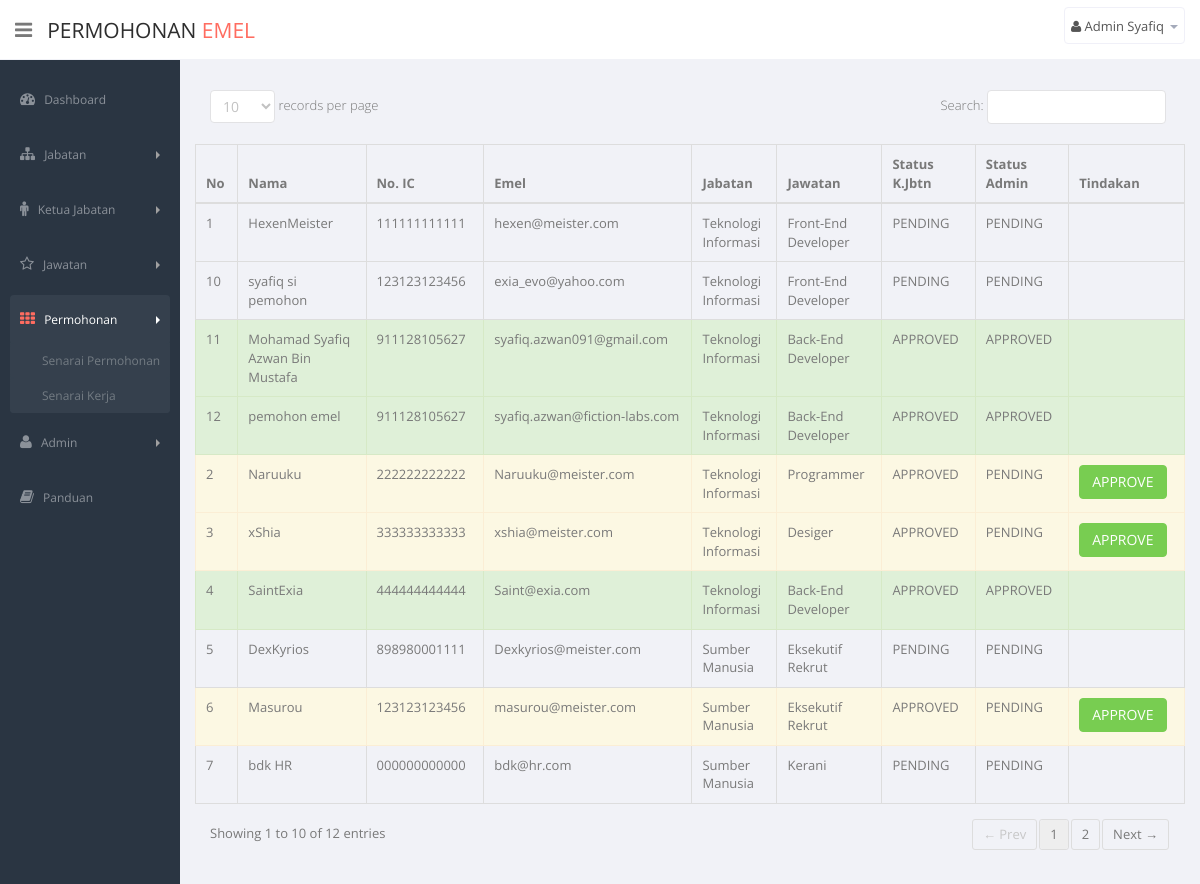
The app's page /admin_application.php (signed in) with its own data.
### tables this page shows
CREATE TABLE IF NOT EXISTS `application` (
  `APP_ID` int(11) NOT NULL AUTO_INCREMENT,
  `APP_POSID` int(11) NOT NULL,
  `APP_NAME` text,
  `APP_IC` varchar(12) DEFAULT NULL,
  `APP_EMAIL` varchar(45) DEFAULT NULL,
  `APP_STATLDR` varchar(45) DEFAULT NULL,
  `APP_STATAD` varchar(45) DEFAULT NULL,
  PRIMARY KEY (`APP_ID`),
  KEY `fk_APPLICATION_POSITION1_idx` (`APP_POSID`),
  CONSTRAINT `fk_APPLICATION_POSITION1` FOREIGN KEY (`APP_POSID`) REFERENCES `position` (`POS_ID`) ON DELETE NO ACTION ON UPDATE NO ACTION
);

CREATE TABLE IF NOT EXISTS `department` (
  `DEPT_ID` int(11) NOT NULL AUTO_INCREMENT,
  `DEPT_NAME` text,
  PRIMARY KEY (`DEPT_ID`)
);

CREATE TABLE IF NOT EXISTS `position` (
  `POS_ID` int(11) NOT NULL AUTO_INCREMENT,
  `POS_DEPTID` int(11) NOT NULL,
  `POS_NAME` text,
  PRIMARY KEY (`POS_ID`),
  KEY `fk_POSITION_DEPARTMENT_idx` (`POS_DEPTID`),
  CONSTRAINT `fk_POSITION_DEPARTMENT` FOREIGN KEY (`POS_DEPTID`) REFERENCES `department` (`DEPT_ID`) ON DELETE NO ACTION ON UPDATE NO ACTION
);

### session.php (called while the page is built, shortened)
<?php
	if(isset($_SESSION))
	{
		$global_userName = $_SESSION['userName'];
	}
	else
	{
		$global_userID = NULL;
		$global_userName = NULL;
		$global_userRole = NULL;
		header('Location: index.php');
	}
?>

### connection.php (called while the page is built, shortened)
<?php
	function getDeptNamebyPosID($posID)
	{
		$Query = "SELECT d.DEPT_NAME
					FROM department d, position p
					WHERE p.POS_DEPTID = d.DEPT_ID
					AND p.POS_ID = $posID";
		$Res = mysql_query($Query) or die(mysql_error());
		$NameRow = mysql_fetch_array($Res);
		return $NameRow['DEPT_NAME'];
	}
	function getPosName($posID)
	{
		$Query = "SELECT POS_NAME FROM position WHERE POS_ID = $posID";
		$Res = mysql_query($Query) or die(mysql_error());
		$NameRow = mysql_fetch_array($Res);
		return $NameRow['POS_NAME'];
	}
?>

### admin_application.php (the view, shortened to what this page needs)
<?php
  require_once('connection.php');
  require_once('session.php');
  $pageVar = "ad_app";
?>
<!DOCTYPE html>
<html lang="en">
  <head>
    <link href="FL_CSS/bootstrap.min.css" rel="stylesheet">
    <link href="FL_CSS/bootstrap-reset.css" rel="stylesheet">
    <link href="assets/font-awesome/css/font-awesome.css" rel="stylesheet" />
    <link href="assets/jquery-easy-pie-chart/jquery.easy-pie-chart.css" rel="stylesheet" type="text/css" media="screen"/>
    <link rel="stylesheet" href="css/owl.carousel.css" type="text/css">
    <link href="FL_CSS/style.css" rel="stylesheet">
    <link href="FL_CSS/style-responsive.css" rel="stylesheet" />
  </head>
  <body>
  <section id="container" class="">
        <?php include('admin_navbar.php'); ?>
        <?php include('admin_sidebar.php'); ?>
      <section id="main-content">
          <section class="wrapper">
          <?php
            $appTable = "<table id='sample_1' class='table table-bordered table-hover'>
                        <thead>
                        <tr>
                          <th>No</th>
                          <th>Nama</th>
                          <th>No. IC</th>
                          <th>Emel</th>
                          <th>Jabatan</th>
                          <th>Jawatan</th>
                          <th>Status K.Jbtn</th>
                          <th>Status Admin</th>
                          <th>Tindakan</th>
                        </tr>
                        </thead>";
            $appQuery = "SELECT APP_ID, APP_POSID, APP_NAME, APP_IC, APP_EMAIL, APP_STATLDR, APP_STATAD FROM application";
            $appRes = mysql_query($appQuery);
            if(mysql_num_rows($appRes) > 0)
            {
              $i = 1;
              while($appRow = mysql_fetch_array($appRes))
              {
                $appID = $appRow['APP_ID'];
                $appPosID = $appRow['APP_POSID'];
                $appPosName = getPosName($appPosID);
                $appDeptName = getDeptNamebyPosID($appPosID);
                $appName = $appRow['APP_NAME'];
                $appIC = $appRow['APP_IC'];
                $appEmail = $appRow['APP_EMAIL'];
                $appStatDL = $appRow['APP_STATLDR'];
                $appStatAD = $appRow['APP_STATAD'];
                $trClass = "";
                $btApprv = "";
                if($appStatDL == "PENDING" && $appStatAD == "PENDING")
                {
                  $trClass = "info";
                }
                else if($appStatDL == "APPROVED" && $appStatAD == "PENDING")
                {
                  $trClass = "warning";
                  $btApprv = "<a href='admin_view_app.php?appID=$appID' class='btn btn-mini btn-success'> APPROVE </a>";
                }
                else if($appStatDL == "APPROVED" && $appStatAD == "APPROVED")
                {
                  $trClass = "success";
                }
                $appTable .= "<tr class='$trClass'>
                                <td> $i </td>
                                <td> $appName </td>
                                <td> $appIC </td>
                                <td> $appEmail </td>
                                <td> $appDeptName </td>
                                <td> $appPosName </td>
                                <td> $appStatDL</td>
                                <td> $appStatAD </td>
                                <td> $btApprv </td>
                              </tr>";
                $i++;
              }
            }
            else
            {
              $appTable .= "<tr class='error'><td colspan='9'> Tiada Permohonan Ditemui </td></tr>";
            }
            $appTable .= "</table>";
            echo $appTable;
          ?>
          </section>
      </section>
  </section>
  </body>
</html>

### admin_navbar.php (shortened to what this page needs)
<header class="header white-bg">
    <div class="sidebar-toggle-box">
        <div data-original-title="Toggle Navigation" data-placement="right" class="icon-reorder tooltips"></div>
    </div>
    <a href="admin_index.php" class="logo">Permohonan<span> Emel</span></a>
    <div class="top-nav ">
        <ul class="nav pull-right top-menu">
            <li class="dropdown">
                <a data-toggle="dropdown" class="dropdown-toggle" href="#">
                    <span class="username"><i class="icon-user"> </i><?php echo $global_userName; ?></span>
                    <b class="caret"></b>
                </a>
            </li>
        </ul>
    </div>
</header>

### admin_sidebar.php (shortened to what this page needs)
<aside>
    <div id="sidebar"  class="nav-collapse ">
        <ul class="sidebar-menu">
            <li <?php if($pageVar == "ad_in"){echo "class='active'";} ?> >
                <a href="admin_index.php">
                    <i class="icon-dashboard"></i>
                    <span>Dashboard</span>
                </a>
            </li>
            <li class="sub-menu <?php if($pageVar == "ad_dept"){echo "active";} ?>">
                <a href="javascript:;" class="">
                    <i class="icon-sitemap"></i>
                    <span>Jabatan</span>
                    <span class="arrow"></span>
                </a>
            </li>
            <li class="sub-menu <?php if($pageVar == "ad_deptLdr"){echo "active";} ?>">
                <a href="javascript:;" class="">
                    <i class="icon-male"></i>
                    <span>Ketua Jabatan</span>
                    <span class="arrow"></span>
                </a>
            </li>
            <li class="sub-menu <?php if($pageVar == "ad_pos"){echo "active";} ?>">
                <a href="javascript:;" class="">
                    <i class="icon-star-empty"></i>
                    <span>Jawatan</span>
                    <span class="arrow"></span>
                </a>
            </li>
            <li class="sub-menu <?php if($pageVar == "ad_app"){echo "active";} ?>">
                <a href="javascript:;" class="">
                    <i class="icon-th"></i>
                    <span>Permohonan</span>
                    <span class="arrow"></span>
                </a>
                <ul class="sub">
                    <li><a class="" href="admin_application.php">Senarai Permohonan</a></li>
                    <li><a class="" href="admin_task_list.php">Senarai Kerja</a></li>
                </ul>
            </li>
            <li class="sub-menu <?php if($pageVar == "ad_ad"){echo "active";} ?>">
                <a href="javascript:;" class="">
                    <i class="icon-user"></i>
                    <span>Admin</span>
                    <span class="arrow"></span>
                </a>
            </li>
            <li <?php if($pageVar == "ad_pan"){echo "class='active'";} ?>>
                <a class="" href="admin_panduan.php">
                    <i class="icon-book"></i>
                    <span>Panduan</span>
                </a>
            </li>
        </ul>
    </div>
</aside>

### FL_CSS/style.css (style rules this page uses)
body { color: #797979; background: #f1f2f7; font-family: 'Open Sans', sans-serif; padding: 0px !important; margin: 0px !important; font-size:13px; }
ul li { list-style: none; }
a, a:hover, a:focus { text-decoration: none; outline: none; }
#container { width: 100%; height: 100%; }
#sidebar { width: 180px; height: 100%; position: fixed; background: #2a3542; }
ul.sidebar-menu , ul.sidebar-menu li ul.sub { margin: -2px 0 0; padding: 0; }
ul.sidebar-menu { margin-top: 75px; }
#sidebar > ul > li > ul.sub { display: none; }
#sidebar > ul > li.active > ul.sub, #sidebar > ul > li > ul.sub > li > a { display: block; }
ul.sidebar-menu li ul.sub li { background: #35404D; margin-bottom: 0; margin-left: 0; margin-right: 0; }
ul.sidebar-menu li ul.sub li:last-child { border-radius: 0 0 4px 4px; -webkit-border-radius: 0 0 4px 4px; }
ul.sidebar-menu li ul.sub li a { font-size: 12px; padding: 0 0 0 32px; line-height: 35px; height: 35px; -webkit-transition: all 0.3s ease; -moz-transition: all 0.3s ease; -o-transition: all 0.3s ease; -ms-transition: all 0.3s ease; transition: all 0.3s ease; color: #737B83; }
ul.sidebar-menu li { line-height: 20px !important; margin-bottom: 5px; margin-left:10px; margin-right:10px; }
ul.sidebar-menu li.sub-menu { line-height: 15px; }
ul.sidebar-menu li a span { display: inline-block; }
ul.sidebar-menu li a { color: #8b9199; text-decoration: none; display: block; padding: 15px 0 15px 10px; font-size: 12px; outline: none; -webkit-transition: all 0.3s ease; -moz-transition: all 0.3s ease; -o-transition: all 0.3s ease; -ms-transition: all 0.3s ease; transition: all 0.3s ease; }
ul.sidebar-menu li.active a, ul.sidebar-menu li a:hover, ul.sidebar-menu li a:focus { background: #35404d; color: #fff; display: block; border-radius: 4px; -webkit-border-radius: 4px; -webkit-transition: all 0.3s ease; -moz-transition: all 0.3s ease; -o-transition: all 0.3s ease; -ms-transition: all 0.3s ease; transition: all 0.3s ease; }
ul.sidebar-menu li a i { font-size: 15px; padding-right: 6px; }
ul.sidebar-menu li.active a i { color: #FF6C60; }
#sidebar ul > li > a .arrow { border-bottom: 4px solid transparent; border-left: 4px solid #A0A0A0; border-top: 4px solid transparent; float: right; height: 0; margin-right: 10px; margin-top: 6px; width: 0; }
#sidebar ul > li.active > a .arrow, #sidebar ul > li > a:hover .arrow, #sidebar ul > li > a:focus .arrow { float: right; margin-top: 6px; margin-right: 10px; width: 0; height: 0; border-left: 4px solid #fff; border-top: 4px solid transparent; border-bottom: 4px solid transparent; }
#main-content { margin-left: 180px; }
.header, .footer { min-height: 60px; padding: 0 15px; }
.header { position: fixed; left: 0; right: 0; z-index: 1002; }
.white-bg { background: #fff; border-bottom: 1px solid #f1f2f7; }
.wrapper { display: inline-block; margin-top: 60px; padding: 15px; width: 100%; }
a.logo { font-size: 21px; color: #2e2e2e; float: left; margin-top: 15px; text-transform: uppercase; }
a.logo span { color: #FF6C60; }
#top_menu .nav > li, ul.top-menu > li { float: left; }
ul.top-menu > li > a { color: #666666; font-size: 16px; border-radius: 4px; -webkit-border-radius: 4px; border:1px solid #f0f0f8 !important; padding: 2px 6px; margin-right: 15px; }
.top-nav { margin-top: 7px; }
.top-nav .username { font-size: 13px; color: #555555; }
.top-nav ul.top-menu > li > a { border: 1px solid #eeeeee; border-radius: 4px; -webkit-border-radius: 4px; padding: 6px; background: none; margin-right: 0; }
.top-nav ul.top-menu > li { margin-left: 10px; }
.top-nav .nav .caret { border-bottom-color: #A4AABA; border-top-color: #A4AABA; }
.sidebar-toggle-box { float: left; padding-right: 15px; margin-top: 20px; }
.sidebar-toggle-box .icon-reorder { cursor: pointer; display: inline-block; font-size: 20px; }
.dataTable tr:last-child { border-bottom: 1px solid #ddd; }

### records on screen
application: APP_NAME "HexenMeister", APP_IC "111111111111", APP_EMAIL "hexen@meister.com", APP_POSID.DEPT_NAME "Teknologi Informasi", APP_POSID.POS_NAME "Front-End Developer", APP_STATLDR "PENDING", APP_STATAD "PENDING"
application: APP_NAME "Naruuku", APP_IC "222222222222", APP_EMAIL "Naruuku@meister.com", APP_POSID.DEPT_NAME "Teknologi Informasi", APP_POSID.POS_NAME "Programmer", APP_STATLDR "APPROVED", APP_STATAD "PENDING"
application: APP_NAME "xShia", APP_IC "333333333333", APP_EMAIL "xshia@meister.com", APP_POSID.DEPT_NAME "Teknologi Informasi", APP_POSID.POS_NAME "Desiger", APP_STATLDR "APPROVED", APP_STATAD "PENDING"
application: APP_NAME "SaintExia", APP_IC "444444444444", APP_EMAIL "Saint@exia.com", APP_POSID.DEPT_NAME "Teknologi Informasi", APP_POSID.POS_NAME "Back-End Developer", APP_STATLDR "APPROVED", APP_STATAD "APPROVED"
application: APP_NAME "DexKyrios", APP_IC "898980001111", APP_EMAIL "Dexkyrios@meister.com", APP_POSID.DEPT_NAME "Sumber Manusia", APP_POSID.POS_NAME "Eksekutif Rekrut", APP_STATLDR "PENDING", APP_STATAD "PENDING"
application: APP_NAME "Masurou", APP_IC "123123123456", APP_EMAIL "masurou@meister.com", APP_POSID.DEPT_NAME "Sumber Manusia", APP_POSID.POS_NAME "Eksekutif Rekrut", APP_STATLDR "APPROVED", APP_STATAD "PENDING"
application: APP_NAME "bdk HR", APP_IC "000000000000", APP_EMAIL "bdk@hr.com", APP_POSID.DEPT_NAME "Sumber Manusia", APP_POSID.POS_NAME "Kerani", APP_STATLDR "PENDING", APP_STATAD "PENDING"
application: APP_NAME "syafiq si pemohon", APP_IC "123123123456", APP_EMAIL "exia_evo@yahoo.com", APP_POSID.DEPT_NAME "Teknologi Informasi", APP_POSID.POS_NAME "Front-End Developer", APP_STATLDR "PENDING", APP_STATAD "PENDING"
application: APP_NAME "Mohamad Syafiq Azwan Bin Mustafa", APP_IC "911128105627", APP_EMAIL "syafiq.azwan091@gmail.com", APP_POSID.DEPT_NAME "Teknologi Informasi", APP_POSID.POS_NAME "Back-End Developer", APP_STATLDR "APPROVED", APP_STATAD "APPROVED"
application: APP_NAME "pemohon emel", APP_IC "911128105627", APP_EMAIL "syafiq.azwan@fiction-labs.com", APP_POSID.DEPT_NAME "Teknologi Informasi", APP_POSID.POS_NAME "Back-End Developer", APP_STATLDR "APPROVED", APP_STATAD "APPROVED"

### other values on screen
$global_userName "Admin Syafiq"
